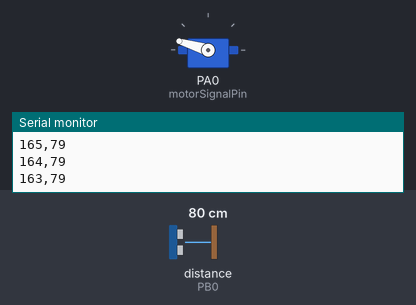
Recording of a sketch running on a simulated STM32 Blue Pill. Shown: servo, the last lines printed to the serial monitor. Wiring (inferred from the names in the program): ultrasonic range finder: trigger PA4; echo PB0. The inputs (shaded band) are chosen by the test bench; at power-on: distance to the obstacle (sensor on PB0) 80 cm. The echo pulse lasts 58.3 µs per cm.

Above: at 1.2 s.
1.3 s: distance to the obstacle (sensor on PB0) set to 2 cm
At 1.68 s:
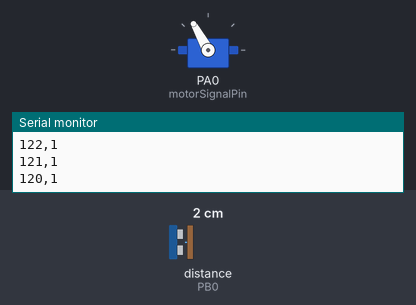
4.3 s: distance to the obstacle (sensor on PB0) set to 4 cm
At 5.05 s:
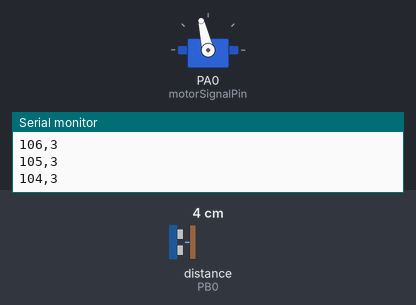
Timing chart, 0 to 13.3 s (numbered marks = the images above; inputs shaded):
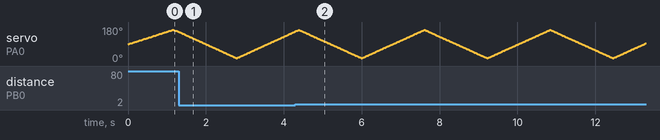

The sketch:

Arduino.ino
```cpp
#include <Servo.h>


const int TriggerPin = PA4;


const int EchoPin = PB0;

const int motorSignalPin = PA0;
const int startingAngle = 90;

const int minimumAngle = 15;

const int maximumAngle = 165;

const int rotationSpeed = 1;

Servo motor;

void setup(void)

{
  motor.write(180);
  //mySerial.begin(38400);

  pinMode(TriggerPin, OUTPUT);

  pinMode(EchoPin, INPUT);

  motor.attach(motorSignalPin);

  Serial.begin(9600);
}

void loop(void)

{
  static int motorAngle = startingAngle;

  static int motorRotateAmount = rotationSpeed;

  motor.write(motorAngle);

  delay(10);

  SerialOutput(motorAngle, CalculateDistance());

  motorAngle += motorRotateAmount;


  if (motorAngle <= minimumAngle || motorAngle >= maximumAngle) {
    motorRotateAmount = -motorRotateAmount;
  }
}

int CalculateDistance(void)

{
  digitalWrite(TriggerPin, HIGH);

  delayMicroseconds(10);

  digitalWrite(TriggerPin, LOW);

  long duration = pulseIn(EchoPin, HIGH);

  float distance = duration * 0.017F;

  return int(distance);
}

void SerialOutput(const int angle, const int distance)

{

  String angleString = String(angle);

  String distanceString = String(distance);

  Serial.println(angleString + "," + distanceString);
  //mySerial.println(angleString + "," + distanceString);
}
```
